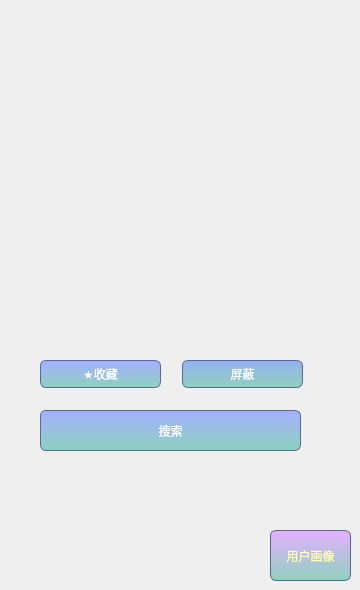
                   <widget class="QWidget" name="Type">
                    <widget class="QWidget" name="tags" native="true">
                     <property name="geometry">
                      <rect>
                       <x>0</x>
                       <y>40</y>
                       <width>351</width>
                       <height>281</height>
                      </rect>
                     </property>
                     <property name="styleSheet">
                      <string notr="true"/>
                     </property>
                    </widget>
                    <widget class="QPushButton" name="ui_keywordLike">
                     <property name="geometry">
                      <rect>
                       <x>40</x>
                       <y>360</y>
                       <width>121</width>
                       <height>28</height>
                      </rect>
                     </property>
                     <property name="styleSheet">
                      <string notr="true">QPushButton {
    background-color: qlineargradient(x1:0, y1:0, x2:0, y2:1, stop:0 #A4B0FF, stop:1 #8fd1be); /* 渐变：深蓝紫到更深蓝 */
    color: #FFFFFF; /* 白色文字 */
    border: 1px solid #5A6799; /* 深蓝紫色边框 */
    border-radius: 6px;
    padding: 2px;
}
QPushButton:hover {
    background-color: qlineargradient(x1:0, y1:0, x2:0, y2:1, stop:0 #4B5A8C, stop:1 #2F407F); /* 悬停时：稍亮的蓝紫渐变 */
    border: 1px solid #7A89B5; /* 亮蓝紫边框 */
    color: #F0F0FF; /* 带紫调的浅色文字 */
}
QPushButton:pressed {
    background-color: qlineargradient(x1:0, y1:0, x2:0, y2:1, stop:0 #0F1A3F, stop:1 #1A2F5F); /* 按下时：极深蓝紫渐变 */
    border: 1px solid #3C4A7F; /* 深紫蓝色边框 */
    color: #E6E6FF; /* 浅紫白色文字 */
}</string>
                     </property>
                     <property name="text">
                      <string>★收藏</string>
                     </property>
                    </widget>
                    <widget class="QPushButton" name="ui_keywordSearch">
                     <property name="geometry">
                      <rect>
                       <x>40</x>
                       <y>410</y>
                       <width>261</width>
                       <height>41</height>
                      </rect>
                     </property>
                     <property name="styleSheet">
                      <string notr="true">QPushButton {
    background-color: qlineargradient(x1:0, y1:0, x2:0, y2:1, stop:0 #A4B0FF, stop:1 #8fd1be); /* 渐变：深蓝紫到更深蓝 */
    color: #FFFFFF; /* 白色文字 */
    border: 1px solid #5A6799; /* 深蓝紫色边框 */
    border-radius: 6px;
    padding: 2px;
}
QPushButton:hover {
    background-color: qlineargradient(x1:0, y1:0, x2:0, y2:1, stop:0 #4B5A8C, stop:1 #2F407F); /* 悬停时：稍亮的蓝紫渐变 */
    border: 1px solid #7A89B5; /* 亮蓝紫边框 */
    color: #F0F0FF; /* 带紫调的浅色文字 */
}
QPushButton:pressed {
    background-color: qlineargradient(x1:0, y1:0, x2:0, y2:1, stop:0 #0F1A3F, stop:1 #1A2F5F); /* 按下时：极深蓝紫渐变 */
    border: 1px solid #3C4A7F; /* 深紫蓝色边框 */
    color: #E6E6FF; /* 浅紫白色文字 */
}</string>
                     </property>
                     <property name="text">
                      <string>搜索</string>
                     </property>
                    </widget>
                    <widget class="QPushButton" name="ui_keywordLike_2">
                     <property name="geometry">
                      <rect>
                       <x>182</x>
                       <y>360</y>
                       <width>121</width>
                       <height>28</height>
                      </rect>
                     </property>
                     <property name="styleSheet">
                      <string notr="true">QPushButton {
    background-color: qlineargradient(x1:0, y1:0, x2:0, y2:1, stop:0 #94B0F0, stop:1 #8fd1be); /* 渐变：深蓝紫到更深蓝 */
    color: #FFFFFF; /* 白色文字 */
    border: 1px solid #5A6799; /* 深蓝紫色边框 */
    border-radius: 6px;
    padding: 2px;
}
QPushButton:hover {
    background-color: qlineargradient(x1:0, y1:0, x2:0, y2:1, stop:0 #4B5A8C, stop:1 #2F407F); /* 悬停时：稍亮的蓝紫渐变 */
    border: 1px solid #7A89B5; /* 亮蓝紫边框 */
    color: #F0F0FF; /* 带紫调的浅色文字 */
}
QPushButton:pressed {
    background-color: qlineargradient(x1:0, y1:0, x2:0, y2:1, stop:0 #0F1A3F, stop:1 #1A2F5F); /* 按下时：极深蓝紫渐变 */
    border: 1px solid #3C4A7F; /* 深紫蓝色边框 */
    color: #E6E6FF; /* 浅紫白色文字 */
}</string>
                     </property>
                     <property name="text">
                      <string>屏蔽</string>
                     </property>
                    </widget>
                    <widget class="QPushButton" name="ui_keywordSearch_2">
                     <property name="geometry">
                      <rect>
                       <x>270</x>
                       <y>530</y>
                       <width>81</width>
                       <height>51</height>
                      </rect>
                     </property>
                     <property name="styleSheet">
                      <string notr="true">QPushButton {
    background-color: qlineargradient(x1:0, y1:0, x2:0, y2:1, stop:0 #E4B0FF, stop:1 #8fd1be); /* 渐变：深蓝紫到更深蓝 */
    color: #FFFFAF; /* 白色文字 */
    border: 1px solid #5A6799; /* 深蓝紫色边框 */
    border-radius: 6px;
    padding: 2px;
}
QPushButton:hover {
    background-color: qlineargradient(x1:0, y1:0, x2:0, y2:1, stop:0 #4B5A8C, stop:1 #2F407F); /* 悬停时：稍亮的蓝紫渐变 */
    border: 1px solid #7A89B5; /* 亮蓝紫边框 */
    color: #F0F0FF; /* 带紫调的浅色文字 */
}
QPushButton:pressed {
    background-color: qlineargradient(x1:0, y1:0, x2:0, y2:1, stop:0 #0F1A3F, stop:1 #1A2F5F); /* 按下时：极深蓝紫渐变 */
    border: 1px solid #3C4A7F; /* 深紫蓝色边框 */
    color: #E6E6FF; /* 浅紫白色文字 */
}</string>
                     </property>
                     <property name="text">
                      <string>用户画像</string>
                     </property>
                    </widget>
                   </widget>
